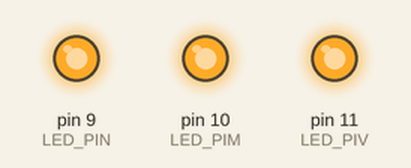
The sketch below on a simulated Arduino Uno, built with avr-gcc and run on an emulated ATmega328P. Parts: output pins drawn as LEDs (lit = HIGH).

Above: at 1.3 s.
At 2.6 s:
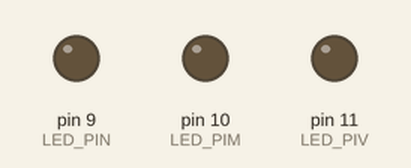
Timing chart, 0 to 4.1 s (numbered marks = the images above):
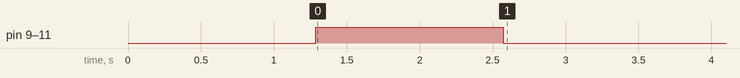

The sketch:

A2_while_30.ino
```cpp
int LED_PIN = 9;
int LED_PIM = 10;
int LED_PIV = 11;
int i;
void setup()
{
  pinMode(LED_PIN, OUTPUT);
  pinMode(LED_PIM, OUTPUT);
  pinMode(LED_PIV, OUTPUT);
  while (i <= 255)
  {
    analogWrite(LED_PIN, i);
    analogWrite(LED_PIM, i);
    analogWrite(LED_PIV, i);
    delay(5);
    i++;
  }
  while (i >=0)
  {
    analogWrite(LED_PIN, i);
    analogWrite(LED_PIM, i);
    analogWrite(LED_PIV, i);
    delay(5);
    i--;
  }
}
void loop()
{

}
```
